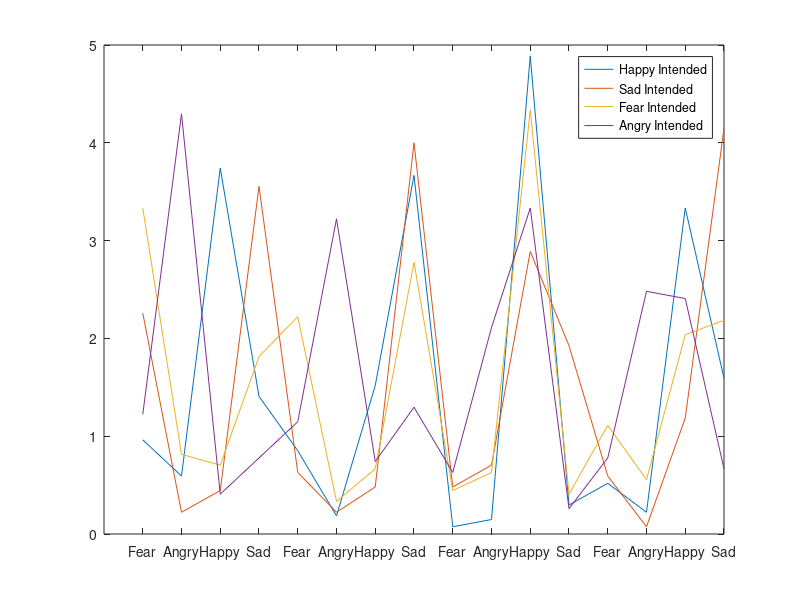

This chart was generated by the following MATLAB code: (Note: this script raises an error after producing the figure.)
clear; clc; close all;
fid = fopen('DataMPC.txt')
categori = textscan(fid,'%s',67)
data = textscan(fid,['%f %s %s',repmat('%f',[1,64])])
fclose(fid);

age = data{1}
sex = strcmp(data{2},'Male')
musician = strcmp(data{3},'Yes')
%%

angryID = [];fearID = [];happyID = []; sadID = [];
for i = 1:64
    if mod(i, 4) == 1
        fearID = [fearID, i]
    end
    if mod(i, 4) == 2
       angryID = [angryID, i]; 
    end
    if mod(i, 4) == 3
        happyID = [happyID, i];
    end
    if mod(i, 4) == 0
       sadID = [sadID, i]
    end
end
angryID = angryID + 3;
fearID = fearID + 3;
happyID = happyID + 3; 
sadID = sadID + 3;

%%
% 1: BE happy Question 1
% 2: BE angry Question 9
% 3: BE fear  Question 5
% 4: BE sad   Question 13
% 5: BR happy Question 4
% 6: BR angry Question 16
% 7: BR fear  Question 12
% 8: BR sad   Question 8
% 9: HA happy Question 15
% 10: HA angryQuestion 2
% 11: HA fear Question 10
% 12: HA sad  Question 7
% 13: MO happyQuestion 14
% 14: MO angryQuestion 11
% 15: MO fear Question 3
% 16: MO sad  Question 6

happyQ = [1, 4, 15, 14];
angryQ = [9, 16, 2, 11];
fearQ = [5, 12, 10, 3];
sadQ = [13, 8, 7, 6];
qOrder = [1, 10, 15, 5, 3, 16, 12, 8, 2, 11, 14, 7, 4, 13, 9, 6];
rating = [];
for i = 4:67
    rating = [rating, data{i}];
end
%%

%happyBE = rating(:,1:4)
happyIntended = [];
sadIntended = [];
fearIntended = [];
angryIntended = [];
h = []; a = []; s = []; 
f = [];
% Sorting all same intended emotions across music into variables
for i = 1:4
    h = [h, happyQ(i)*4-3:happyQ(i)*4]
    s = [s, sadQ(i)*4-3:sadQ(i)*4]
    f = [f, fearQ(i)*4-3:fearQ(i)*4]
    a = [a, angryQ(i)*4-3:angryQ(i)*4]
    happyIntended = [happyIntended, rating(:,happyQ(i)*4-3:happyQ(i)*4)]
    sadIntended = [sadIntended, rating(:,sadQ(i)*4-3:sadQ(i)*4)]
    fearIntended = [fearIntended, rating(:,fearQ(i)*4-3:fearQ(i)*4)]
    angryIntended = [angryIntended, rating(:,angryQ(i)*4-3:angryQ(i)*4)]   
end
%happyIntended(:,happyQ(1):happyQ(1)+3) % all emotions
%%
%mean(happyIntended)
figure
plot(mean(happyIntended))
hold on;
plot(mean(sadIntended))
plot(mean(fearIntended))
plot(mean(angryIntended))
set(gca,'XTick',1:16,'XTickLabel',{'Fear','Angry','Happy','Sad'})
legend('Happy Intended','Sad Intended','Fear Intended','Angry Intended')
%% 
% plot happy Intended
%figure
hmean = mean(fearIntended);
hfearmean = mean(hmean(1:4:16))
hangermean = mean(hmean(2:4:16))
hhappymean = mean(hmean(3:4:16))
hsadmean = mean(hmean(4:4:16))
%histogram('Categories', {'Fear','Anger','Happy','Sad'}, 'BinCounts',[hfearmean  hangermean hhappymean hsadmean])
%%
% histograms of Intended emotions
plotMeanHist(happyIntended,'Happy Intention')
plotMeanHist(sadIntended,'Sad Intention')
plotMeanHist(fearIntended,'Fear Intention')
plotMeanHist(angryIntended,'Angry Intention')

%%

ageMean = mean(age)
ageSTD = std(age)
MaleTestSubjects = sum(sex)
Musicians = sum(musician)

%% 
% testing the function
asdasd = Achievement([0 1 0 0],[6 6 5 5])
%corr([0 0 1 0]',[1 0 0 0]')
%%
%[F A H S] = [0 1 0 0],
happyBE = []; happyBR = []; happyHA = []; happyMO = [];
angryBE = []; angryBR = []; angryHA = []; angryMO = [];
fearBE = []; fearBR = []; fearHA = []; fearMO = [];
sadBE = []; sadBR = []; sadHA = []; sadMO = []; 
% Composer features
BE = [1:4];
BR = [5:8];
HA = [9:12];
MO = [13:16];
% Calculate Achievement for all emotions and composers
for i = 1:size(happyIntended,1)
    
    fearBE(:,i) = Achievement([1 0 0 0],fearIntended(i,BE));
    fearBR(:,i) = Achievement([1 0 0 0],fearIntended(i,BR));
    fearHA(:,i) = Achievement([1 0 0 0],fearIntended(i,HA));
    fearMO(:,i) = Achievement([1 0 0 0],fearIntended(i,MO));
    
    angryBE(:,i) = Achievement([0 1 0 0],angryIntended(i,BE));
    angryBR(:,i) = Achievement([0 1 0 0],angryIntended(i,BR));
    angryHA(:,i) = Achievement([0 1 0 0],angryIntended(i,HA));
    angryMO(:,i) = Achievement([0 1 0 0],angryIntended(i,MO));
    
    happyBE(:,i) = Achievement([0 0 1 0],happyIntended(i,BE));
    happyBR(:,i) = Achievement([0 0 1 0],happyIntended(i,BR));
    happyHA(:,i) = Achievement([0 0 1 0],happyIntended(i,HA));
    happyMO(:,i) = Achievement([0 0 1 0],happyIntended(i,MO));
    
    sadBE(:,i) = Achievement([0 0 0 1],sadIntended(i,BE));
    sadBR(:,i) = Achievement([0 0 0 1],sadIntended(i,BR));
    sadHA(:,i) = Achievement([0 0 0 1],sadIntended(i,HA));
    sadMO(:,i) = Achievement([0 0 0 1],sadIntended(i,MO));  
end
%% 
% Table with results
meanResults = [mean(happyBE) mean(happyBR) mean(happyHA) mean(happyMO); ...
    mean(sadBE) mean(sadBR) mean(sadHA) mean(sadMO); ...
    mean(angryBE) mean(angryBR) mean(angryHA) mean(angryMO);...
    mean(fearBE) mean(fearBR) mean(fearHA) mean(fearMO)];
Berwald = round([meanResults(:,1); mean(meanResults(:,1)) ],2);
Brahms = round([meanResults(:,2); mean(meanResults(:,2)) ],2);
Haydn = round([meanResults(:,3); mean(meanResults(:,3)) ],2);
Mozart = round([meanResults(:,4); mean(meanResults(:,4))],2);
M = round([mean(meanResults,2); 0],2);
roworder = {'Happiness'; 'Sadness';'Anger';'Fear'; 'M'}
table(Berwald, Brahms, Haydn, Mozart, M, 'RowNames', roworder)

%% 
CorrectPr(rating)
%%
Correct_Answer = round(CorrectPr(rating))%[happyprocent; sadprocent; angryprocent; fearprocent]; 
pM = round(mean(Correct_Answer),2)
Correct_Answer = [Correct_Answer; pM]
table(Correct_Answer, 'RowNames', roworder)

%% ANOVA
% ANOVA repeated measure
% Data containing achievement for each song and emotion
%     fearBE
%     fearBR
%     fearHA
%     fearMO
%     
%     angryBE
%     angryBR
%     angryHA
%     angryMO
%     
%     happyBE
%     happyBR
%     happyHA
%     happyMO
%     
%     sadBE
%     sadBR
%     sadHA
%     sadMO
    
    y = [ fearBE; fearBR; fearHA; fearMO];% ... 
%     ;angryBR ...
%     ;angryHA ...
%     ;angryMO ...
%     ;happyBE ...
%     ;happyBR ...
%     ;happyHA ...
%     ;happyMO ...
%     ;sadBE ...
%     ;sadBR ...
%     ;sadHA ...
%     ;sadMO] 
    
    %anova2(y,4)
    labels = {'Berwald';'Brahms';'Haydn';'Mozart'}
    t = table(labels,y)
    vNames = table([1:27]','VariableNames',{'Measurements'});
    rm = fitrm(t,'y~Berwald + Brahms + Haydn + Mozart','WithinDesign', vNames)
% Other measures: r, E ? 
r = corr([0 0 1 0]', [5 3 6 2]') % intended emotion corr rated
E = 6/sum([5 3 6 2]) % rated intended emotion / rated emotions
%% MIR
tempoberang = mirtempo('berang.wav')
tempoberhap = mirtempo('berhap.wav')
tempoberfea = mirtempo('berfea.wav')
tempobersad = mirtempo('bersad.wav')

tempobraang = mirtempo('braang.wav')
tempobrahap = mirtempo('brahap.wav')
tempobrafea = mirtempo('brafea.wav')
tempobrasad = mirtempo('brasad.wav')

tempohayang = mirtempo('hayang.wav')
tempohayhap = mirtempo('hayhap.wav')
tempohayfea = mirtempo('hayfea.wav')
tempohaysad = mirtempo('haysad.wav')